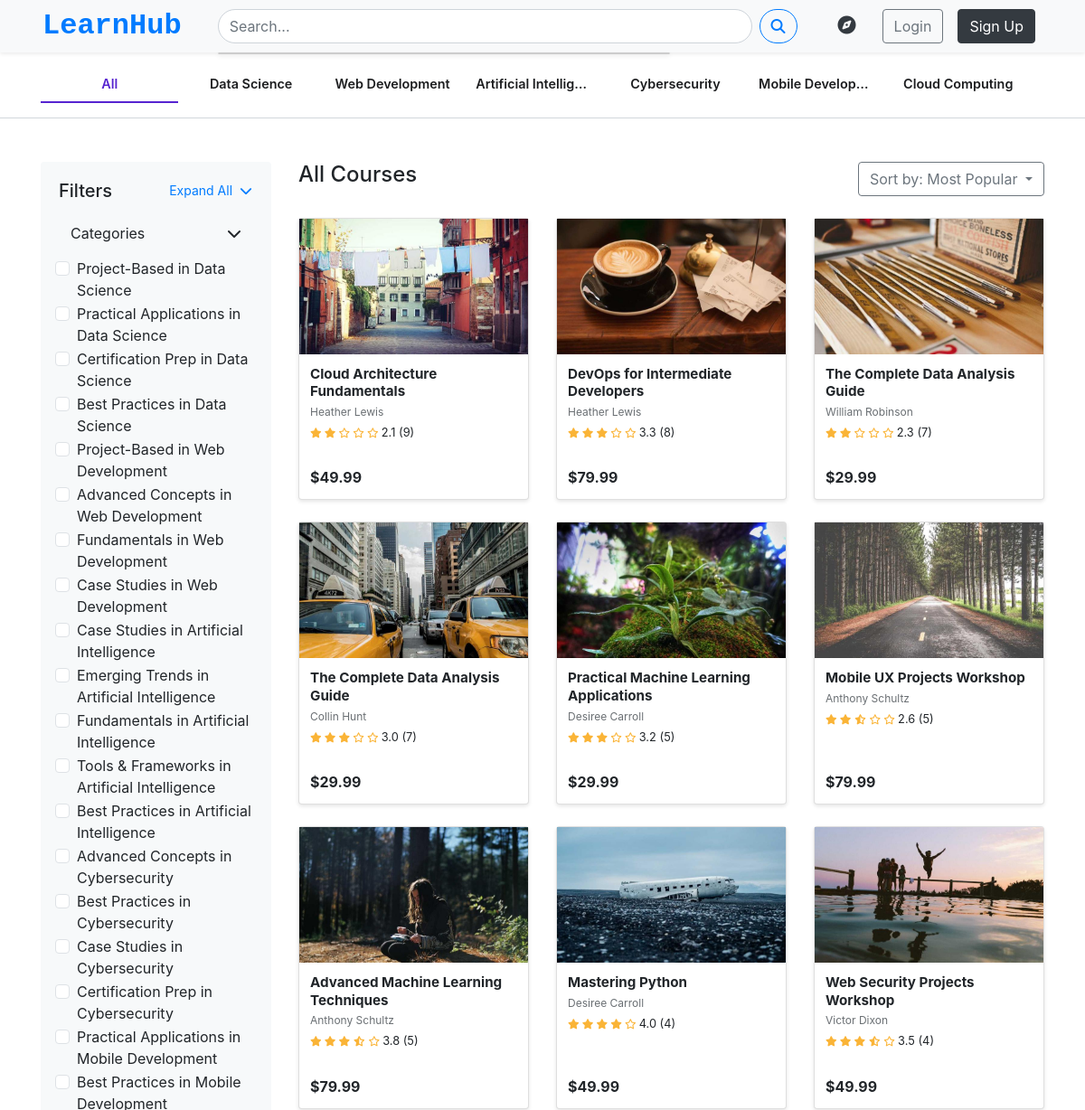
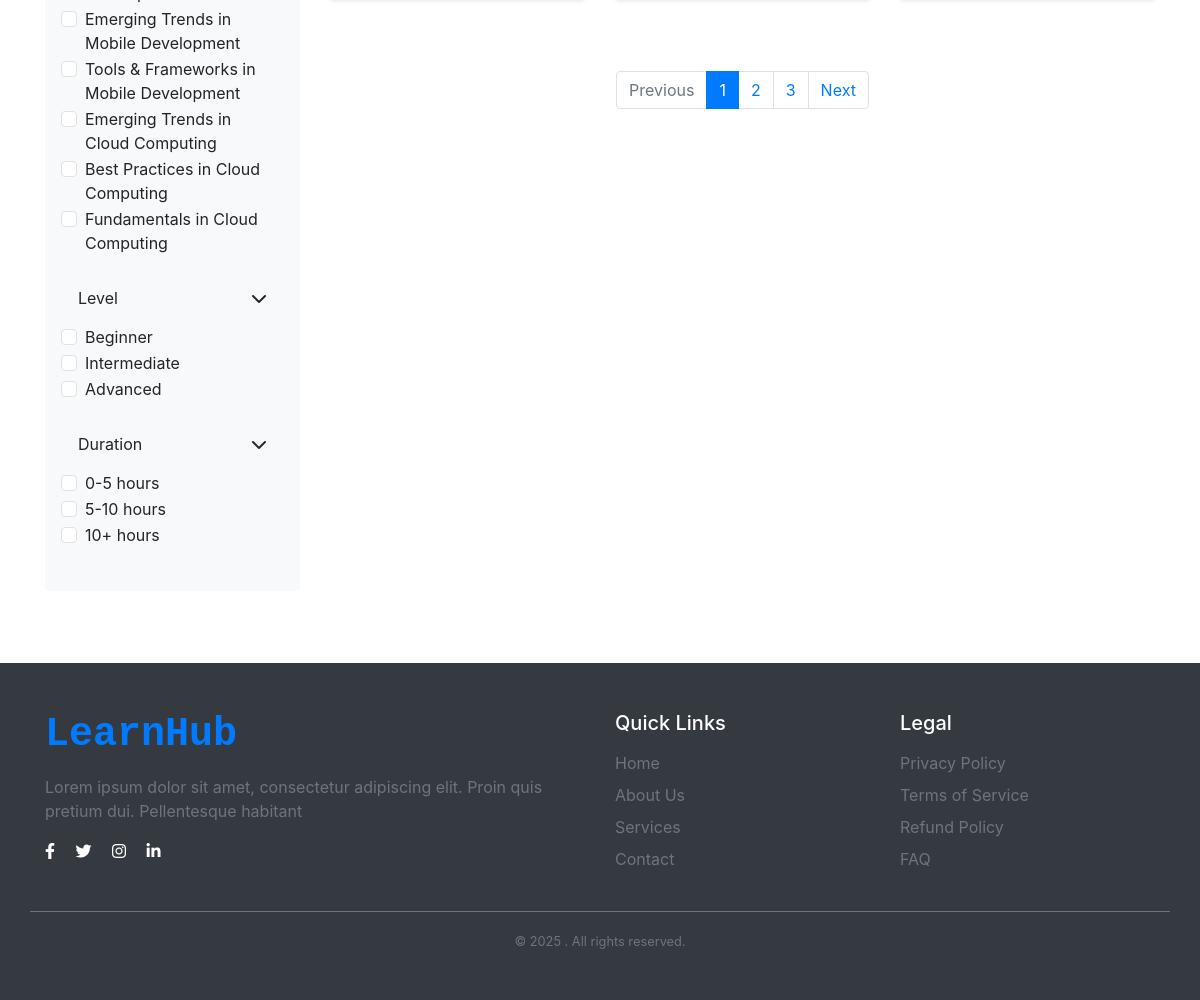
/courses/course_list/, run on the app's committed database (2 pictures, top to bottom).
### courses/models.py (models this page shows, shortened)
class Subject(models.Model):
    name = models.CharField(max_length=50, unique=True)
    slug = models.SlugField(unique=True)
    is_active = models.BooleanField(default=True)

class CourseCategory(models.Model):
    subject = models.ForeignKey(
        'Subject',
        on_delete=models.CASCADE,
        related_name='categories'
    )
    name = models.CharField(max_length=50)
    slug = models.SlugField()
    class Meta:
        unique_together = ('subject', 'slug')

class Course(models.Model):
    title = models.CharField(max_length=200)
    description = models.TextField()
    category = models.ForeignKey(
        CourseCategory,
        on_delete=models.SET_NULL,
        null=True
    )
    tags = models.ManyToManyField(Tag, blank=True)
    instructor = models.ForeignKey(
        settings.AUTH_USER_MODEL,
        on_delete=models.CASCADE,
        related_name='taught_courses'
    )
    applications_covered = models.TextField(
        blank=True,
        help_text="what app and tools will use,like Figma, Photoshop."
    )
    LEVEL_CHOICES = [
        ('BG', 'Beginner'),
        ('IM', 'Intermediate'),
        ('AD', 'Advanced'),
    ]
    price = models.DecimalField(max_digits=10, decimal_places=2)
    created_at = models.DateTimeField(auto_now_add=True)
    updated_at = models.DateTimeField(auto_now=True)
    is_published = models.BooleanField(default=False)
    level = models.CharField(max_length=2, choices=LEVEL_CHOICES, default='BG')
    thumbnail = models.ImageField(upload_to='course_thumbnails/')
    average_rating = models.FloatField(default=0.0)
    rating_count = models.PositiveIntegerField(default=0)

### users/models.py (models this page shows, shortened)
class CustomUser(AbstractUser):
    avatar = models.ImageField(upload_to='avatars/',default='blank_profile.png',blank=True)
    bio = models.TextField(blank=True)
    email = models.EmailField(unique=True)
    username = models.CharField(max_length=30,unique=False,blank=False)
    is_instructor = models.BooleanField(default=False)
    profile_public = models.BooleanField(default=False)
    USERNAME_FIELD = 'email'
    REQUIRED_FIELDS = ['username']
    objects = CustomUserManager()
    facebook_url = models.URLField(blank=True, null=True)
    twitter_url = models.URLField(blank=True, null=True)
    instagram_url = models.URLField(blank=True, null=True)
    linkedin_url = models.URLField(blank=True, null=True)

### courses/views.py (the view, shortened to what this page needs)
# urls.py: path('course_list/', course_list, name='course_list'),
def course_list(request):
    courses = Course.objects.filter(is_published=True)
    subjects = Subject.objects.filter(is_active=True)
    current_subject = request.GET.get('subject')
    if current_subject and current_subject != 'all':
        courses = courses.filter(category__subject__slug=current_subject)
        filtered_categories = CourseCategory.objects.filter(
            subject__slug=current_subject,
            course__in=courses
        ).distinct()
    else:
        filtered_categories = CourseCategory.objects.filter(
            course__in=courses
        ).distinct()
    selected_categories = request.GET.getlist('category')
    if selected_categories:
        courses = courses.filter(category__id__in=selected_categories)
    selected_levels = request.GET.getlist('level')
    if selected_levels:
        courses = courses.filter(level__in=selected_levels)
    duration = request.GET.get('duration')
    sort = request.GET.get('sort', 'popular')
    if sort == 'highest':
        courses = courses.order_by('-average_rating')
    elif sort == 'newest':
        courses = courses.order_by('-created_at')
    elif sort == 'price_low':
        courses = courses.order_by('price')
    elif sort == 'price_high':
        courses = courses.order_by('-price')
    else:  # default is popular
        courses = courses.order_by('-rating_count')
    paginator = Paginator(courses, 9)
    page_number = request.GET.get('page')
    page_obj = paginator.get_page(page_number)
    available_categories = CourseCategory.objects.filter(
        id__in=Course.objects.filter(is_published=True).values('category'))
    context = {
        'courses': page_obj,
        'filtered_categories': filtered_categories,
        'all_categories': CourseCategory.objects.filter(course__in=courses).distinct(),
        'level_choices': Course.LEVEL_CHOICES,
        'current_sort': sort,
        'current_subject': current_subject,
        'subjects': subjects,
    }
    return render(request, 'course_list.html', context)

### templates/course_list.html (shortened to what this page needs)
{% extends "base.html" %}
{% load course_extras %}
{% block content %}
{% load course_extras %}
<div class="subject-tabs-container">
    <div class="container">
        <ul class="nav subject-tabs">
            <li class="nav-item">
                <a class="nav-link {% if not current_subject %}active{% endif %}"
                   href="?subject=all">All</a>
            </li>
            {% for subject in subjects %}
            <li class="nav-item">
                <a class="nav-link {% if current_subject == subject.slug %}active{% endif %}"
                   href="?subject={{ subject.slug }}">{{ subject.name }}</a>
            </li>
            {% endfor %}
        </ul>
    </div>
</div>
    <div class="container my-5">
        <div class="row">
            <div class="col-lg-3 mb-4 d-none d-lg-block">
                <div class="filter-sidebar">
                    <div class="d-flex justify-content-between align-items-center mb-3">
                        <h5 class="mb-0">Filters</h5>
                        <button class="btn btn-sm btn-link p-0" id="toggleAllFilters">
                            <span>Expand All</span>
                            <i class="fas fa-chevron-down ms-1"></i>
                        </button>
                    </div>
                    <div class="mb-4">
                        <button class="btn btn-filter w-100 text-start d-flex justify-content-between align-items-center"
                                data-bs-toggle="collapse" data-bs-target="#desktopCategoriesCollapse">
                            <span>Categories</span>
                            <i class="fas fa-chevron-down"></i>
                        </button>
                        <div class="collapse show" id="desktopCategoriesCollapse">
                            <div class="mt-2">
                                {% for category in filtered_categories %}
                                <div class="form-check">
                                    <input class="form-check-input" type="checkbox" name="category"
                                        id="category-{{ category.id }}" value="{{ category.id }}"
                                        {% if category.id|stringformat:"s" in request.GET.getlist %}checked{% endif %}>
                                    <label class="form-check-label" for="category-{{ category.id }}">{{ category.name }}</label>
                                </div>
                                {% empty %}
                                <div class="text-muted">No categories available for this subject</div>
                                {% endfor %}
                            </div>
                        </div>
                    </div>
                    <div class="mb-4">
                        <button class="btn btn-filter w-100 text-start d-flex justify-content-between align-items-center"
                                data-bs-toggle="collapse" data-bs-target="#desktopLevelCollapse">
                            <span>Level</span>
                            <i class="fas fa-chevron-down"></i>
                        </button>
                        <div class="collapse show" id="desktopLevelCollapse">
                            <div class="mt-2">
                                {% for level in level_choices %}
                                <div class="form-check">
                                    <input class="form-check-input" type="checkbox" name="level"
                                           id="desktop-level-{{ level.0 }}" value="{{ level.0 }}"
                                           {% if level.0 in request.GET.getlist|stringformat:"s" %}checked{% endif %}>
                                    <label class="form-check-label" for="desktop-level-{{ level.0 }}">{{ level.1 }}</label>
                                </div>
                                {% endfor %}
                            </div>
                        </div>
                    </div>
                    <div class="mb-4">
                        <button class="btn btn-filter w-100 text-start d-flex justify-content-between align-items-center"
                                data-bs-toggle="collapse" data-bs-target="#desktopDurationCollapse">
                            <span>Duration</span>
                            <i class="fas fa-chevron-down"></i>
                        </button>
                        <div class="collapse show" id="desktopDurationCollapse">
                            <div class="mt-2">
                                <div class="form-check">
                                    <input class="form-check-input" type="checkbox" name="duration" id="desktop-short" value="short"
                                           {% if request.GET.duration == 'short' %}checked{% endif %}>
                                    <label class="form-check-label" for="desktop-short">0-5 hours</label>
                                </div>
                                <div class="form-check">
                                    <input class="form-check-input" type="checkbox" name="duration" id="desktop-medium" value="medium"
                                           {% if request.GET.duration == 'medium' %}checked{% endif %}>
                                    <label class="form-check-label" for="desktop-medium">5-10 hours</label>
                                </div>
                                <div class="form-check">
                                    <input class="form-check-input" type="checkbox" name="duration" id="desktop-long" value="long"
                                           {% if request.GET.duration == 'long' %}checked{% endif %}>
                                    <label class="form-check-label" for="desktop-long">10+ hours</label>
                                </div>
                            </div>
                        </div>
                    </div>
                </div>
            </div>
            <div class="col-lg-9">
                <div class="d-flex justify-content-between align-items-center mb-4">
                    <h4>All Courses</h4>
                    <div class="dropdown">
                        <button class="btn btn-outline-secondary dropdown-toggle" type="button" id="sortDropdown" data-bs-toggle="dropdown">
                            Sort by:
                            {% if current_sort == 'popular' %}Most Popular
                            {% elif current_sort == 'highest' %}Highest Rated
                            {% elif current_sort == 'newest' %}Newest
                            {% elif current_sort == 'price_low' %}Price Low to High
                            {% elif current_sort == 'price_high' %}Price High to Low
                            {% else %}Most Popular{% endif %}
                        </button>
                    </div>
                </div>
                <div class="row">
                    {% for course in courses %}
                    <div class="col-md-6 col-lg-4 mb-4">
                        <div class="card course-card h-100" onclick="window.location.href='{% url 'course_detail' course.id %}';" style="cursor: pointer;">
                            <div class="course-card-img-container">
                                <img src="{{ course.thumbnail.url }}" class="course-card-img" alt="{{ course.title }}">
                            </div>
                            <div class="course-card-body">
                                <h5 class="course-title">{{ course.title }}</h5>
                                <p class="course-instructor">{{ course.instructor.get_full_name }}</p>
                                <div class="course-rating">
                                    <span class="rating-stars">
                                        {% for star_class in course.average_rating|show_stars %}
                                            <i class="{{ star_class }}"></i>
                                        {% endfor %}
                                    </span>
                                    <span>{{ course.average_rating|default:"0.0"|floatformat:1 }} ({{ course.rating_count|default:0 }})</span>
                                </div>
                                <div class="course-price d-flex justify-content-between align-items-center">
                                    <div>
                                        <span class="current-price">${{ course.price }}</span>
                                    </div>
                                </div>
                            </div>
                        </div>
                    </div>
                    {% empty %}
                    <div class="col-12">
                        <div class="alert alert-info">No courses found matching your criteria.</div>
                    </div>
                    {% endfor %}
                </div>
                {% if courses.paginator.num_pages > 1 %}
                <nav class="mt-5">
                    <ul class="pagination justify-content-center">
                        {% if courses.has_previous %}
                        <li class="page-item">
                            <a class="page-link" href="?{% preserve_filters request 'page' courses.previous_page_number %}">Previous</a>
                        </li>
                        {% else %}
                        <li class="page-item disabled">
                            <span class="page-link">Previous</span>
                        </li>
                        {% endif %}
                        {% for num in courses.paginator.page_range %}
                            {% if num == courses.number %}
                            <li class="page-item active">
                                <span class="page-link">{{ num }}</span>
                            </li>
                            {% else %}
                            <li class="page-item">
                                <a class="page-link" href="?{% preserve_filters request 'page' num %}">{{ num }}</a>
                            </li>
                            {% endif %}
                        {% endfor %}
                        {% if courses.has_next %}
                        <li class="page-item">
                            <a class="page-link" href="?{% preserve_filters request 'page' courses.next_page_number %}">Next</a>
                        </li>
                        {% else %}
                        <li class="page-item disabled">
                            <span class="page-link">Next</span>
                        </li>
                        {% endif %}
                    </ul>
                </nav>
                {% endif %}
            </div>
        </div>
    </div>
{% endblock %}

### data on the page
Subject: name "Data Science"
Subject: name "Web Development"
Subject: name "Artificial Intellig…"
Subject: name "Cybersecurity"
Subject: name "Mobile Develop…"
Subject: name "Cloud Computing"
CourseCategory: name "Project-Based in Data Science"
CourseCategory: name "Practical Applications in Data Science"
CourseCategory: name "Certification Prep in Data Science"
CourseCategory: name "Best Practices in Data Science"
CourseCategory: name "Project-Based in Web Development"
CourseCategory: name "Advanced Concepts in Web Development"
CourseCategory: name "Fundamentals in Web Development"
CourseCategory: name "Case Studies in Web Development"
CourseCategory: name "Case Studies in Artificial Intelligence"
CourseCategory: name "Emerging Trends in Artificial Intelligence"
CourseCategory: name "Fundamentals in Artificial Intelligence"
CourseCategory: name "Tools & Frameworks in Artificial Intelligence"
CourseCategory: name "Best Practices in Artificial Intelligence"
CourseCategory: name "Advanced Concepts in Cybersecurity"
CourseCategory: name "Best Practices in Cybersecurity"
CourseCategory: name "Case Studies in Cybersecurity"
CourseCategory: name "Certification Prep in Cybersecurity"
CourseCategory: name "Practical Applications in Mobile Development"
CourseCategory: name "Best Practices in Mobile Development"
CourseCategory: name "Emerging Trends in Mobile Development"
CourseCategory: name "Tools & Frameworks in Mobile Development"
CourseCategory: name "Emerging Trends in Cloud Computing"
CourseCategory: name "Best Practices in Cloud Computing"
CourseCategory: name "Fundamentals in Cloud Computing"
Course: thumbnail (picture), title "Cloud Architecture Fundamentals", instructor.get_full_name "Heather Lewis", average_rating "2.1", rating_count "9", price "49.99"
Course: thumbnail (picture), title "DevOps for Intermediate Developers", instructor.get_full_name "Heather Lewis", average_rating "3.3", rating_count "8", price "79.99"
Course: thumbnail (picture), title "The Complete Data Analysis Guide", instructor.get_full_name "William Robinson", average_rating "2.3", rating_count "7", price "29.99"
Course: thumbnail (picture), title "The Complete Data Analysis Guide", instructor.get_full_name "Collin Hunt", average_rating "3.0", rating_count "7", price "29.99"
Course: thumbnail (picture), title "Practical Machine Learning Applications", instructor.get_full_name "Desiree Carroll", average_rating "3.2", rating_count "5", price "29.99"
Course: thumbnail (picture), title "Mobile UX Projects Workshop", instructor.get_full_name "Anthony Schultz", average_rating "2.6", rating_count "5", price "79.99"
Course: thumbnail (picture), title "Advanced Machine Learning Techniques", instructor.get_full_name "Anthony Schultz", average_rating "3.8", rating_count "5", price "79.99"
Course: thumbnail (picture), title "Mastering Python", instructor.get_full_name "Desiree Carroll", average_rating "4.0", rating_count "4", price "49.99"
Course: thumbnail (picture), title "Web Security Projects Workshop", instructor.get_full_name "Victor Dixon", average_rating "3.5", rating_count "4", price "49.99"

### other printed values
{{ level.1 }} "Beginner" "Intermediate" "Advanced"
{{ num }} "1"
{{ num }} "2" "3"
